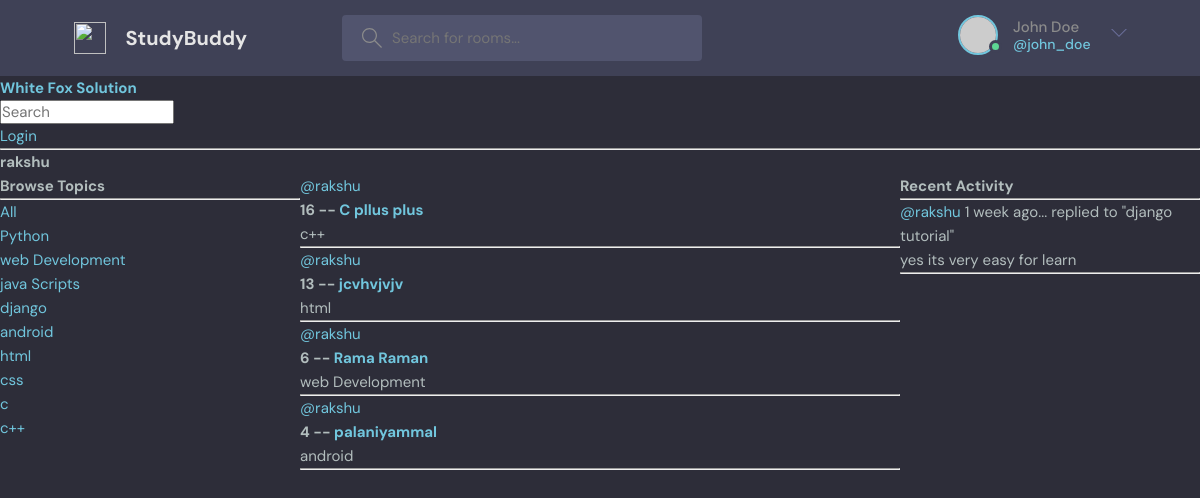
The app's page /profile/2/ with its own data.
### base/models.py (models this page shows, shortened)
class Topic(models.Model):
    name = models.CharField(max_length=200)

class Room(models.Model):
    host = models.ForeignKey(User, on_delete=models.SET_NULL, null=True)
    topic = models.ForeignKey(Topic, on_delete=models.SET_NULL, null=True)
    name = models.CharField(max_length=200)
    description = models.TextField(null=True, blank=True)
    participants = models.ManyToManyField(User, related_name='participants', blank=True)
    updated = models.DateTimeField(auto_now=True)
    created = models.DateTimeField(auto_now_add=True)
    class Meta:
        ordering = ['-updated', '-created']  # order the objects from new to older
    def __str__(self):
        return self.name

class Message(models.Model):
    user = models.ForeignKey(User, on_delete=models.CASCADE)
    room = models.ForeignKey(Room, on_delete=models.CASCADE)
    body = models.TextField()
    updated = models.DateTimeField(auto_now=True)
    created = models.DateTimeField(auto_now_add=True)
    class Meta:
        ordering = ['-updated', '-created']
    def __str__(self):
        return self.body[0:50]

### base/views.py (the view)
# urls.py: path('profile/<str:pk>/', views.userProfile, name='user-profile'),
def userProfile(request, pk):
    user = User.objects.get(id=pk)
    rooms = user.room_set.all()
    room_messages = user.message_set.all()
    topics = Topic.objects.all()
    context = {'user': user, 'rooms': rooms, 'room_messages': room_messages, 'topics': topics}
    return render(request, 'base/profile.html', context)

### base/templates/base/profile.html (shortened to what this page needs)
{% extends 'main.html' %}
{% block content %}
<h1>{{user.username}}</h1>
<div class="profile-container">
    <div>
        {% include 'base/topics_component.html' %}
    </div>
    <div>
        {% include 'base/feed_component.html' %}
    </div>
    <div>
        {% include 'base/activity_component.html' %}
    </div>
</div>
{% endblock content %}

### base/templates/base/topics_component.html
<h3>Browse Topics</h3>
        <hr>
         <div>
            <a href="{% url 'home' %}">All</a>
        </div>
        {% for topic in topics %}
        <div>
            <a href="{% url 'home' %}?q={{topic.name}}">{{topic.name}}</a>
        </div>
        {% endfor %}

### base/templates/base/feed_component.html (shortened to what this page needs)
<div>
    {% for room in rooms %}
        <div>
            <a href="{% url 'user-profile' room.host.id %}">@{{room.host.username}}</a>
            <h5>{{room.id}} -- <a href="{% url 'room' room.id %}">{{room.name}}</a></h5>
            <small>{{room.topic.name}}</small>
            <hr>
        </div>
    {% endfor %}
</div>

### base/templates/base/activity_component.html (shortened to what this page needs)
<h3>Recent Activity</h3>
        <hr>
        {%for message in room_messages %}
        <div>
            <small><a href="{% url 'user-profile' message.user.id %}">@{{message.user}}</a> {{message.created|timesince}} ago...</small>
            <small>replied to "{{message.room}}"</small>
            <p>{{message}}</p>
            <hr>
        </div>
        {%endfor%}

### static/styles/style.css (style rules this page uses)
:root { --color-main: #71c6dd; --color-main-light: #e1f6fb; --color-dark: #3f4156; --color-dark-medium: #51546e; --color-dark-light: #696d97; --color-light: #e5e5e5; --color-gray: #8b8b8b; --color-light-gray: #b2bdbd; --color-bg: #2d2d39; --color-success: #5dd693; --color-error: #fc4b0b; }
* { font-family: "DM Sans", -apple-system, BlinkMacSystemFont, "Segoe UI", Roboto, Oxygen, Ubuntu, Cantarell, "Open Sans", "Helvetica Neue", sans-serif; margin: 0; padding: 0; box-sizing: border-box; text-rendering: optimizeLegibility; font-size: inherit; }
html { font-size: 56.25%; }
@media only screen and (min-width: 1200px) { html { font-size: 62.5%; } }
body { line-height: 1.6; font-weight: 400; font-size: 1.5rem; color: var(--color-light-gray); background-color: var(--color-bg); min-height: 100vh; }
a { display: inline-block; color: var(--color-main); text-decoration: none; }

### base/templates/base/profile.html (style rules this page uses)
.profile-container { display: grid; grid-template-columns: 1fr 2fr 1fr; }

### records on screen
Topic: name "Python"
Topic: name "web Development"
Topic: name "java Scripts"
Topic: name "django"
Topic: name "android"
Topic: name "html"
Topic: name "css"
Topic: name "c"
Topic: name "c++"
Room: host.username "rakshu", id "16", name "C pllus plus", topic.name "c++"
Room: host.username "rakshu", id "13", name "jcvhvjvjv", topic.name "html"
Room: host.username "rakshu", id "6", name "Rama Raman", topic.name "web Development"
Room: host.username "rakshu", id "4", name "palaniyammal", topic.name "android"
Message: user "rakshu", created "1 week", room "django tutorial", body "yes its very easy for learn"

### other values on screen
{{ user.username }} "rakshu"
